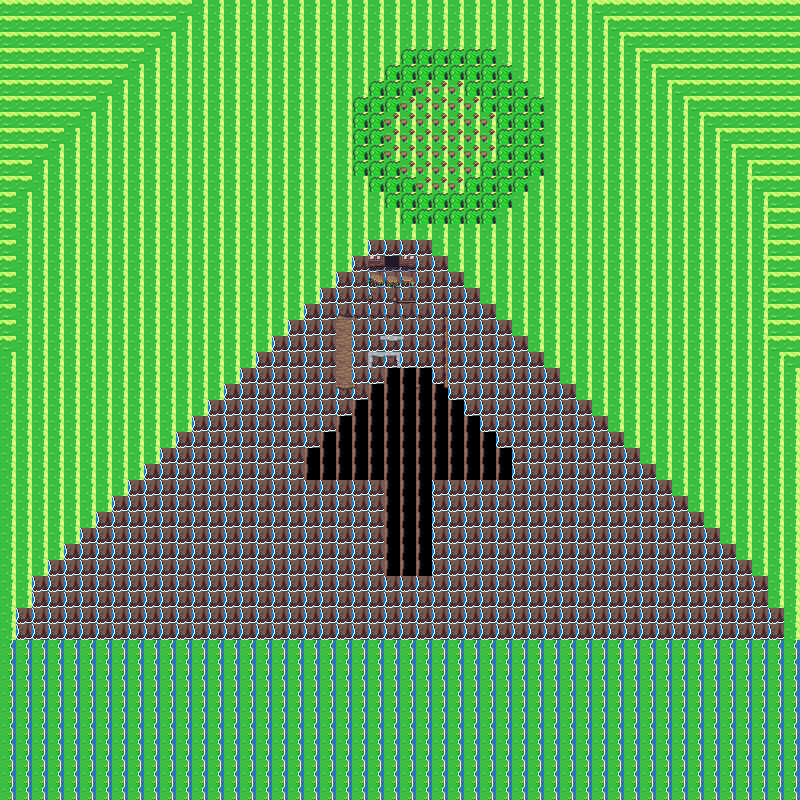

A level layout from a 2D game, rendered from its tile map. Below: a short description, then the map file with tile-grid data replaced by summaries:
An orthogonal 50x50 tile map with 16x16 px tiles, 2 tile layers (Ground, Decoration) and 19 objects (6x enemy, 3x area, 2x location, 2x chest, 2x npc, ...).

<map version="1.9" tiledversion="1.9.0" orientation="orthogonal" renderorder="right-down" width="50" height="50" tilewidth="16" tileheight="16" infinite="0" nextlayerid="4" nextobjectid="20">
 <tileset firstgid="1" name="base" tilewidth="16" tileheight="16" tilecount="1440" columns="40">
  <image source="../tilesets/Overworld.png" width="640" height="576" />
 </tileset>
 <layer id="1" name="Ground" width="50" height="50">
  <data>[2500 cells, 2500 non-empty, 5 distinct tile ids]</data>
 </layer>
 <layer id="2" name="Decoration" width="50" height="50">
  <data>[2500 cells, 142 non-empty, 25 distinct tile ids]</data>
 </layer>
 <objectgroup id="3" name="Objects">
  <object id="1" name="spawn" type="spawn" x="400" y="400">
   <point />
  </object>
  <object id="2" name="town" type="location" x="336" y="256" width="128" height="128">
   <properties>
    <property name="destination" value="town/town.tmx" />
   </properties>
  </object>
  <object id="3" name="dungeon_entrance" type="location" x="400" y="96" width="80" height="80">
   <properties>
    <property name="destination" value="cave/cave_dungeon.tmx" />
   </properties>
  </object>
  <object id="4" name="forest1" type="area" x="64" y="64" width="160" height="240">
   <properties>
    <property name="area_type" value="forest" />
   </properties>
  </object>
  <object id="5" name="forest2" type="area" x="576" y="96" width="128" height="192">
   <properties>
    <property name="area_type" value="forest" />
   </properties>
  </object>
  <object id="6" name="beach" type="area" x="0" y="608" width="800" height="192">
   <properties>
    <property name="area_type" value="beach" />
   </properties>
  </object>
  <object id="7" name="wolf1" type="enemy" x="96" y="128" width="16" height="16">
   <properties>
    <property name="enemy_type" value="wolf" />
    <property name="level" type="int" value="2" />
   </properties>
  </object>
  <object id="8" name="wolf2" type="enemy" x="176" y="192" width="16" height="16">
   <properties>
    <property name="enemy_type" value="wolf" />
    <property name="level" type="int" value="2" />
   </properties>
  </object>
  <object id="9" name="wolf3" type="enemy" x="608" y="160" width="16" height="16">
   <properties>
    <property name="enemy_type" value="wolf" />
    <property name="level" type="int" value="3" />
   </properties>
  </object>
  <object id="10" name="crab1" type="enemy" x="128" y="640" width="16" height="16">
   <properties>
    <property name="enemy_type" value="crab" />
    <property name="level" type="int" value="1" />
   </properties>
  </object>
  <object id="11" name="crab2" type="enemy" x="320" y="656" width="16" height="16">
   <properties>
    <property name="enemy_type" value="crab" />
    <property name="level" type="int" value="1" />
   </properties>
  </object>
  <object id="12" name="crab3" type="enemy" x="544" y="640" width="16" height="16">
   <properties>
    <property name="enemy_type" value="crab" />
    <property name="level" type="int" value="1" />
   </properties>
  </object>
  <object id="13" name="chest_forest" type="chest" x="112" y="256" width="16" height="16">
   <properties>
    <property name="contents" value="gold:25,health_potion:1" />
   </properties>
  </object>
  <object id="14" name="chest_beach" type="chest" x="704" y="688" width="16" height="16">
   <properties>
    <property name="contents" value="gold:30,mana_potion:1" />
   </properties>
  </object>
  <object id="15" name="traveler" type="npc" x="512" y="352" width="16" height="16">
   <properties>
    <property name="dialogue" value="Be careful in the dungeon to the north!" />
   </properties>
  </object>
  <object id="16" name="fisherman" type="npc" x="256" y="624" width="16" height="16">
   <properties>
    <property name="dialogue" value="The water is beautiful today." />
   </properties>
  </object>
  <object id="17" name="sign_town" type="sign" x="400" y="320" width="16" height="16">
   <properties>
    <property name="text" value="Town - South" />
   </properties>
  </object>
  <object id="18" name="sign_dungeon" type="sign" x="400" y="192" width="16" height="16">
   <properties>
    <property name="text" value="Cave Dungeon - Enter at your own risk!" />
   </properties>
  </object>
  <object id="19" name="bridge" type="decoration" x="368" y="384" width="64" height="16" />
 </objectgroup>
</map>
